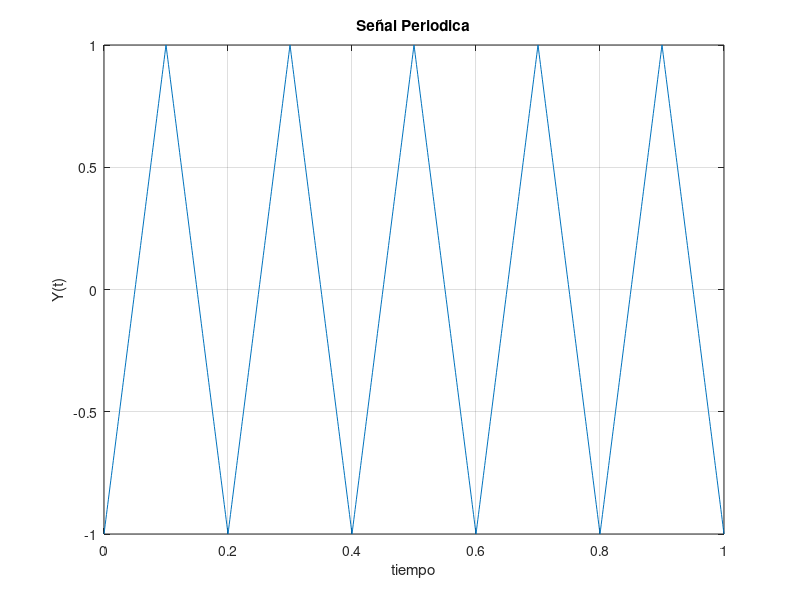

Reproduce this figure in MATLAB.
clear;
close all;
clc; 

%SEÑAL PERIODICA 
%Frecuencia 
Wo=10*pi;
t=0:0.001:1;

%SEÑAL DE DIENTE DE SIERRA
y=sawtooth(Wo*t,0.5);

figure(1);
plot(t,y);
title("Señal Periodica");
xlabel("tiempo");
ylabel("Y(t)");
grid on; 
